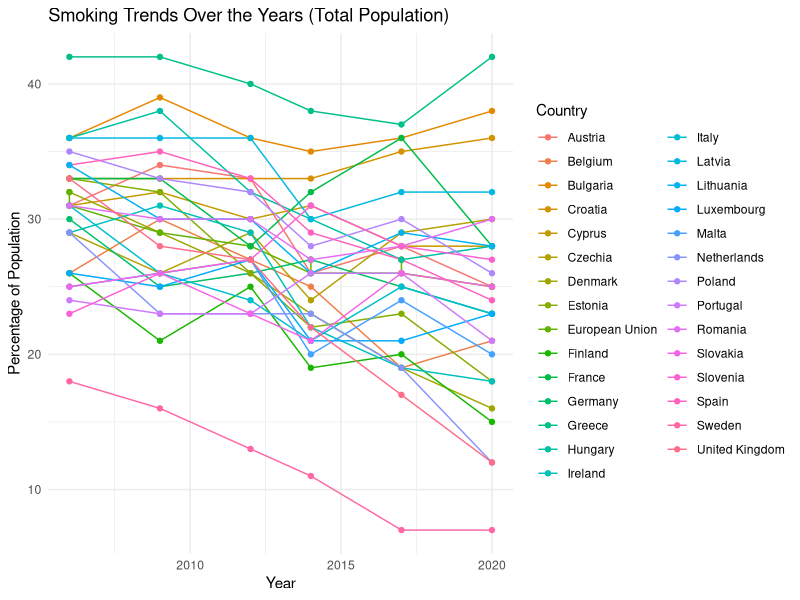
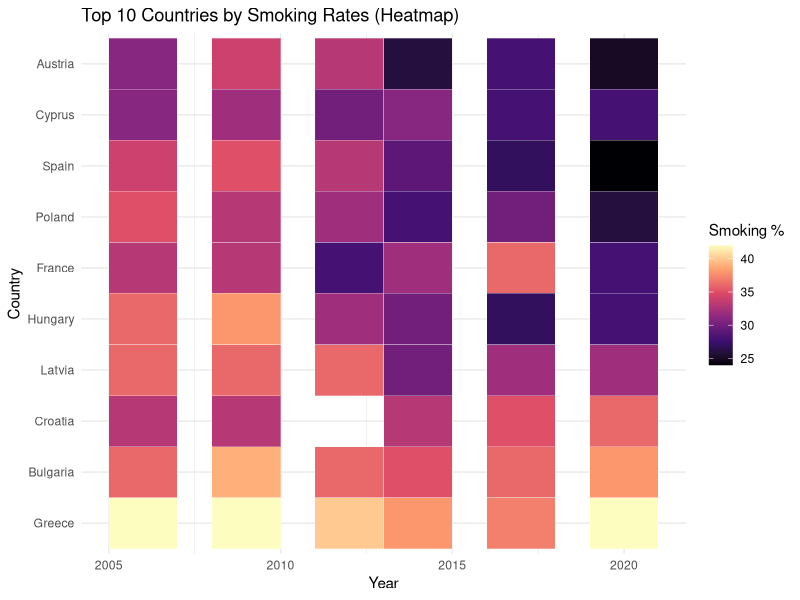
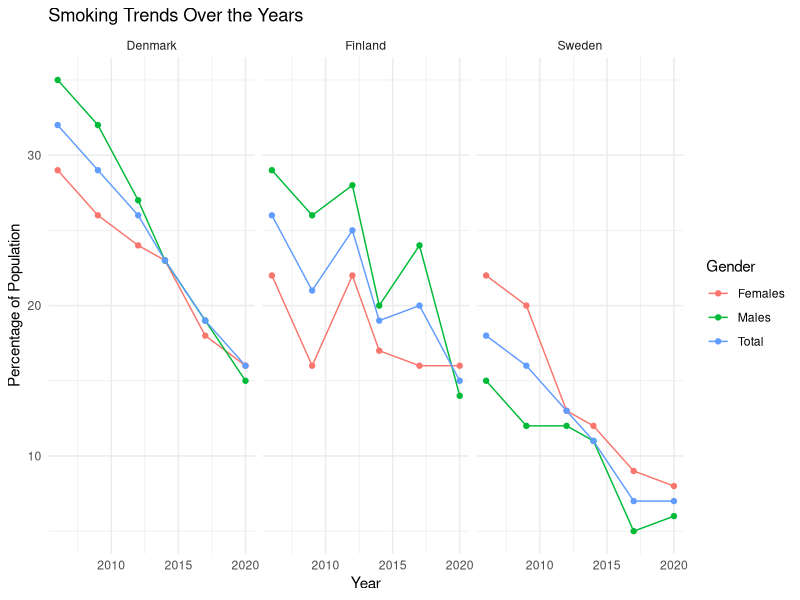
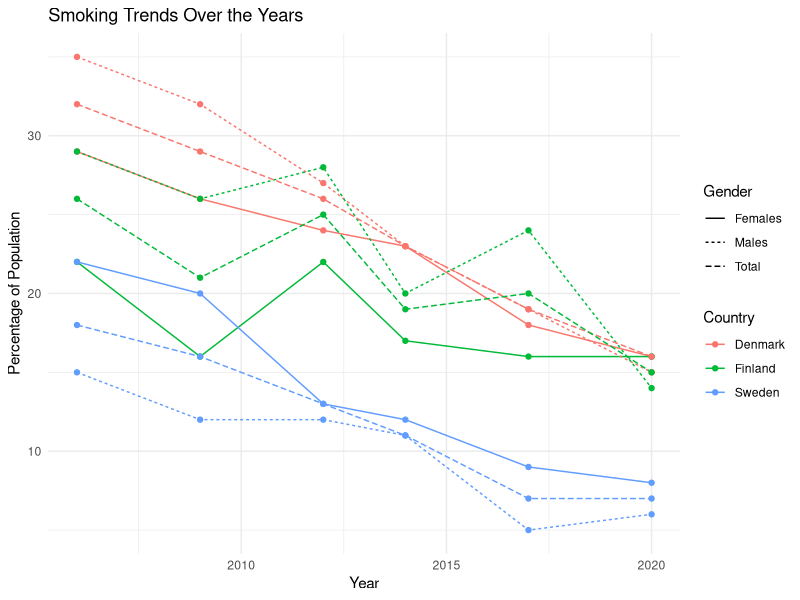

These charts were generated, in order, by the following R code:
## ---- chunk 1
knitr::opts_chunk$set(echo = TRUE)

# Setup and Libraries
if (!requireNamespace("ggplot2", quietly = TRUE)) install.packages("ggplot2")
if (!requireNamespace("dplyr", quietly = TRUE)) install.packages("dplyr")
if (!requireNamespace("rstatix", quietly = TRUE)) install.packages("rstatix")
if (!requireNamespace("readxl", quietly = TRUE)) install.packages("readxl")

library(dplyr)
library(tidyverse)
library(ggplot2)
library(readr)
library(rstatix)
library(readxl)
## ---- chunk 2
# Load the dataset
sdg3 <- readxl::read_excel("xlsx/sdg_3.xlsx") 
sdg5 <- readxl::read_excel("xlsx/sdg_5.xlsx") 
sdg8 <- readxl::read_excel("xlsx/sdg_8.xlsx") 
sdg9 <- readxl::read_excel("xlsx/sdg_9.xlsx") 
sdg11 <- readxl::read_excel("xlsx/sdg_11.xlsx") 
sdg12 <- readxl::read_excel("xlsx/sdg_12.xlsx") 
sdg16 <- readxl::read_excel("xlsx/sdg_16.xlsx") 

# Inspect the data structure
#str(sdg3)
#str(sdg5)
#str(sdg8)
#str(sdg9)
#str(sdg11)
#str(sdg12)
#str(sdg16)
#summary(sdg3)
#summary(sdg3)
#summary(sdg5)
#summary(sdg8)
#summary(sdg9)
#summary(sdg11)
#summary(sdg12)
#summary(sdg16)


# Convert
sdg3$year <- as.numeric(sdg3$year)
sdg3$smoking <- as.numeric(sdg3$smoking)
sdg3$smoking <- as.numeric(gsub("[^0-9.]", "", sdg3$smoking))  # Remove non-numeric characters

sdg5$year <- as.numeric(sdg5$year)
sdg5$value <- as.numeric(sdg5$value)
sdg5$value <- as.numeric(gsub("[^0-9.]", "", sdg5$value))  # Remove non-numeric characters

sdg8$year <- as.numeric(sdg8$year)
sdg8$value <- as.numeric(sdg8$value)
sdg8$value <- as.numeric(gsub("[^0-9.]", "", sdg8$value))  # Remove non-numeric characters

sdg9$year <- as.numeric(sdg9$year)
sdg9$value <- as.numeric(sdg9$value)
sdg9$value <- as.numeric(gsub("[^0-9.]", "", sdg9$value))  # Remove non-numeric characters

sdg11$year <- as.numeric(sdg11$year)
sdg11$value <- as.numeric(sdg11$value)
sdg11$value <- as.numeric(gsub("[^0-9.]", "", sdg11$value))  # Remove non-numeric characters

sdg12$year <- as.numeric(sdg12$year)
sdg12$value <- as.numeric(sdg12$value)
sdg12$value <- as.numeric(gsub("[^0-9.]", "", sdg12$value))  # Remove non-numeric characters

sdg16$year <- as.numeric(sdg16$year)
sdg16$value <- as.numeric(sdg16$value)
sdg16$value <- as.numeric(gsub("[^0-9.]", "", sdg16$value))  # Remove non-numeric characters


## ---- chunk 3

# Keep only "Total" for gender
sdg3_total <- sdg3 %>%
  filter(sex == "Total")

# Select top 10 highest-smoking countries (from Total data)
top_countries <- sdg3_total %>%
  group_by(country) %>%
  summarise(mean_smoking = mean(smoking, na.rm = TRUE)) %>%
  arrange(desc(mean_smoking)) %>%
  slice_head(n = 10) %>%   # Keep only top 10
  pull(country)            # Extract country names as a vector

# Now filter for only these top countries
sdg3_top <- sdg3_total %>%
  filter(country %in% top_countries)

ggplot(sdg3_total, aes(x = year, y = smoking, color = country, group = country)) +
  geom_line() + 
  geom_point() +
  labs(title = "Smoking Trends Over the Years (Total Population)",
       x = "Year",
       y = "Percentage of Population",
       color = "Country") +
  theme_minimal()

ggplot(sdg3_top, aes(x = year, y = reorder(country, -smoking), fill = smoking)) +
  geom_tile(color = "white") +
  scale_fill_viridis_c(option = "magma", name = "Smoking %") +
  labs(title = "Top 10 Countries by Smoking Rates (Heatmap)",
       x = "Year",
       y = "Country") +
  theme_minimal()



## ---- chunk 4

# Check column names
#colnames(sdg3)

# Check data types
#str(sdg3)

# Count observations per year
#table(sdg3$year)

# Display the first few rows
#head(sdg3)


# Filter for years 2006 and 2020 AND keep only "Total" category in sex
filter_sdg3 <- sdg3 %>%
  filter(year %in% c(2006, 2020) & sex == "Total")

# Check if filtering worked correctly
#unique(filter_sdg3$year)  # Should return 2006, 2020

# Summarize the data
filter_sdg3 %>%
  group_by(year) %>%
  summarise(mean_smoking = mean(smoking, na.rm = TRUE),
            sd_smoking = sd(smoking, na.rm = TRUE),
            count = n())

# Perform independent t-test
t_test_result <- t.test(smoking ~ year, data = filter_sdg3)
print(t_test_result)

## ---- chunk 5

filtered_sdg3 <- sdg3[sdg3$country %in% c("Sweden", "Finland", "Denmark"), ]

ggplot(filtered_sdg3, aes(x = year, y = smoking, color = sex, group = sex)) +
  geom_line() + 
  geom_point() +
  facet_wrap(~ country) +  # Separate plots for each country
  labs(title = "Smoking Trends Over the Years",
       x = "Year",
       y = "Percentage of Population",
       color = "Gender") +
  theme_minimal()


ggplot(filtered_sdg3, aes(x = year, y = smoking, color = country, linetype = sex, group = interaction(country, sex))) +
  geom_line() + 
  geom_point() +
  labs(title = "Smoking Trends Over the Years",
       x = "Year",
       y = "Percentage of Population",
       color = "Country",
       linetype = "Gender") +
  theme_minimal()


## ---- chunk 6
# Session info for reproducibility
sessionInfo()

